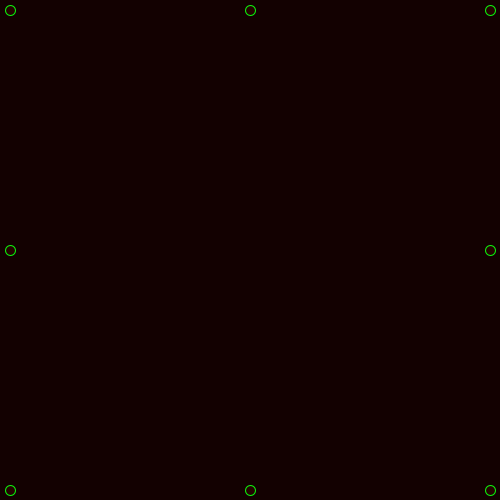
Frame 1 (no input)
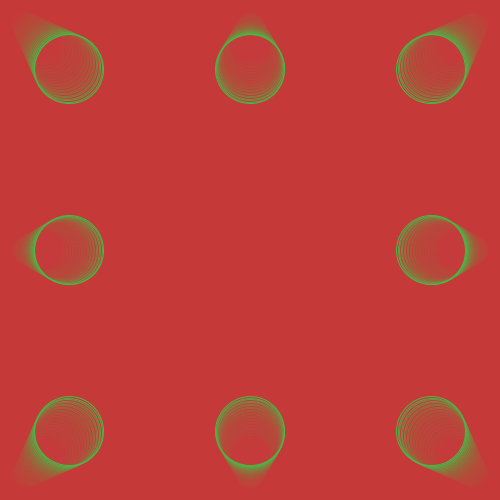
Frame 60 (the mouse pressed at the canvas centre just before this capture)
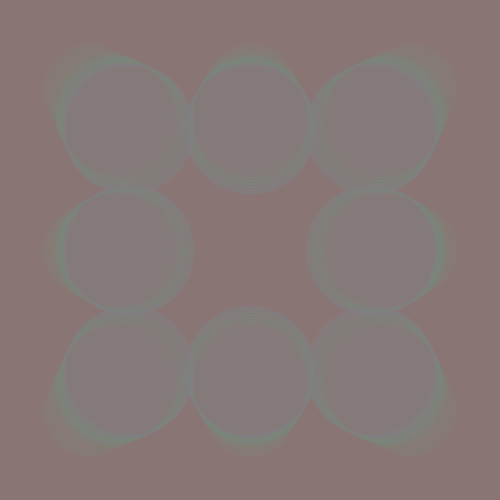
Frame 120 (the mouse held since frame 60 and released just before this capture)

The Processing sketch that drew these frames (run headless with seeded random() and noise(); from frame 60 on, the mouse is pressed at the canvas centre):

// Processing sketch: processing_70282
// ── processing_70282.pde

//Jordan Leung 1315, Computer Programming 4,5
void setup()
{
  size(500,500);
  background(0);
  smooth();
  
 
}

int x=10;
int y=1;
int change=1;
void draw()
{
  if (x>500)
{
  change=-1;
}
  if (x<0)
  {
    change=1;
  }
  noStroke();
  fill(255-x,x,x,20);
  rect(0,0,500,500);
  
  stroke(x,255-x,x);
  ellipse(x,250,x,x);
  ellipse(500-x,250,x,x);
  ellipse(250,x,x,x);
  ellipse(250,500-x,x,x);
  ellipse(x,x,x,x);
  ellipse(500-x,500-x,x,x);
  ellipse(500-x,x,x,x);
  ellipse(x,500-x,x,x);
  x=x+change;
  y=y+5;
  
}
